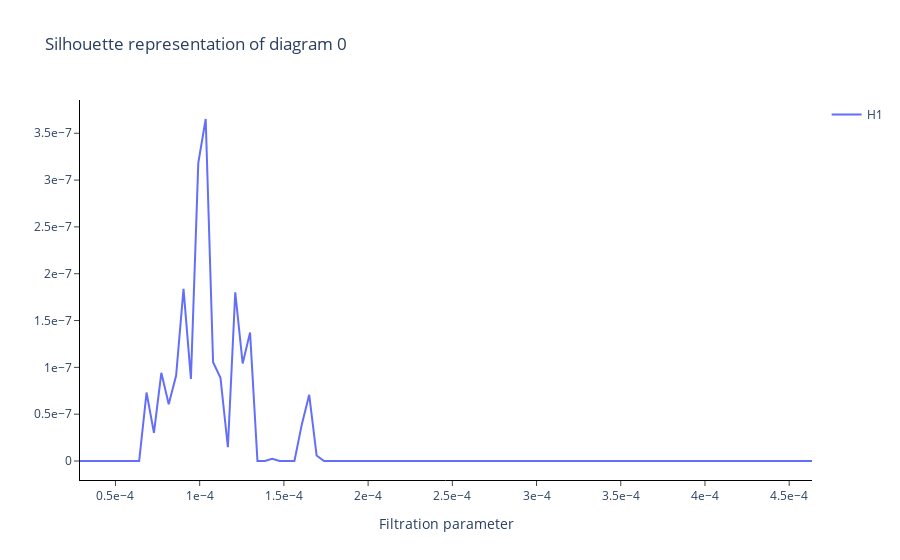

Notebook cell for this chart:
### Code cell
SH.plot(silhouette, homology_dimensions = [1])
